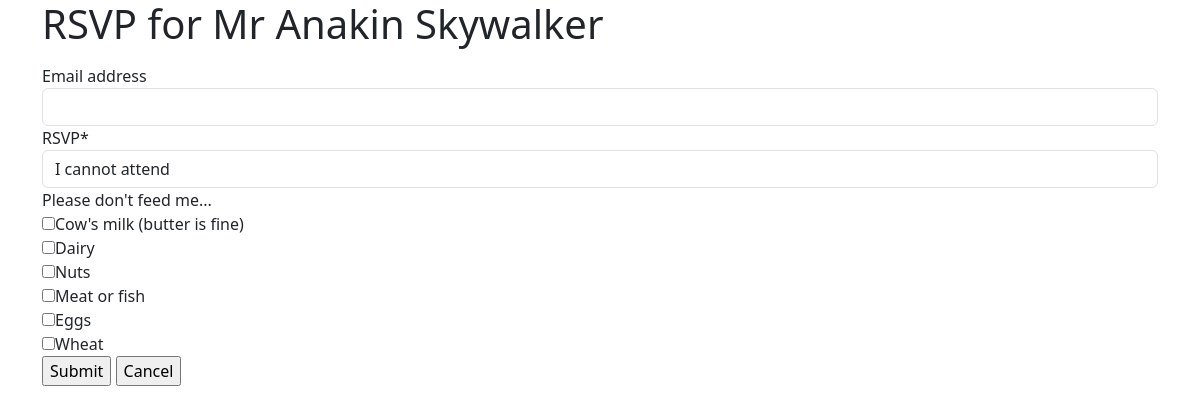
Page /rsvp/flwRlWkYVs/ on the earlier database version.
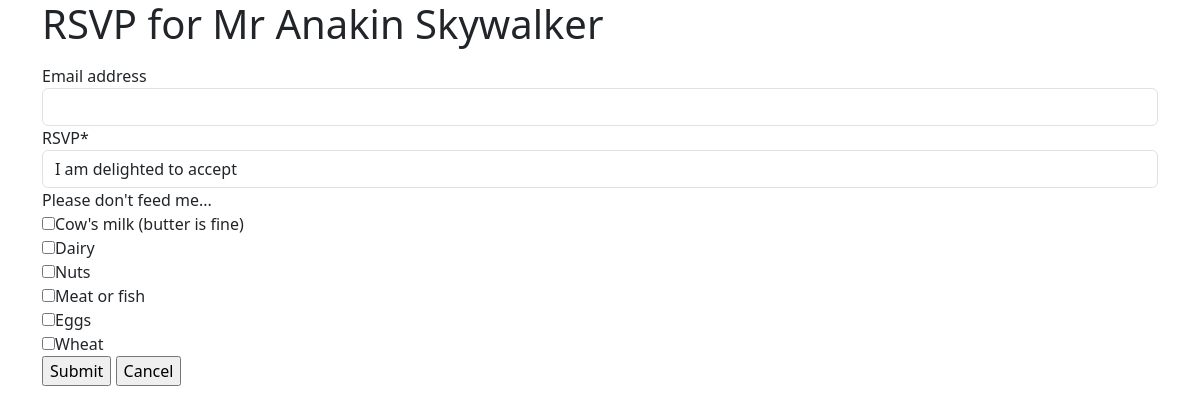
Same page on the later database version.
### weddingwrangle/models.py (models this page shows, shortened)
class Guest(models.Model):
    first_name = models.CharField(max_length=30)
    surname = models.CharField(max_length=30)
    email_address = models.CharField(max_length=50, blank=True)
    rsvp_link = models.CharField(max_length=15, verbose_name="RSVP Link")
    rsvp_qr = models.BinaryField(
        null=True, blank=True, editable=False, verbose_name="RSVP QR"
    )
    title = models.ForeignKey(Title, on_delete=models.CASCADE, related_name="guest")
    position = models.ForeignKey(
        Position, on_delete=models.CASCADE, related_name="guest"
    )
    rsvp_status = models.ForeignKey(
        RSVPStatus,
        on_delete=models.CASCADE,
        related_name="guest",
        verbose_name="RSVP Status",
    )
    partner = models.ForeignKey(
        "self",
        on_delete=models.SET_NULL,
        null=True,
        blank=True,
    )
    dietaries = models.ManyToManyField(Dietary, related_name="guest", blank=True)
    emails = models.ManyToManyField(Email, related_name="guest", blank=True)
    audiences = models.ManyToManyField(Audience, related_name="guest", blank=True)
    created_at = models.DateTimeField(auto_now_add=True)
    updated_at = models.DateTimeField(auto_now=True)
    rsvp_at = models.DateTimeField(blank=True, null=True)

### weddingwrangle/views.py (the view)
class RSVPView(UpdateView):
    model = Guest
    form_class = RSVPForm
    success_url = reverse_lazy("guest_list")
    template_name = "weddingwrangle/rsvp.html"
    def get_object(self):
        return self.model.objects.get(rsvp_link=self.kwargs["rsvp_link"])

### weddingwrangle/forms.py (shortened to what this page needs)
class RSVPForm(forms.ModelForm):
    def __init__(self, *args, **kwargs):
        super().__init__(*args, **kwargs)
        self.fields["rsvp_status"].label_from_instance = lambda obj: obj.verbose_name
    class Meta:
        model = Guest
        fields = ["email_address", "rsvp_status", "dietaries"]
        widgets = {"dietaries": forms.CheckboxSelectMultiple}
        labels = {
            "dietaries": "Please don't feed me...",
            "rsvp_status": "RSVP",
        }

### weddingwrangle/models.py (called while the page is built)
    def __str__(self):
        return self.name

    def __str__(self):
        return self.name

### weddingwrangle/templates/weddingwrangle/rsvp.html (shortened to what this page needs)
{% extends "base_bootstrap.html" %}
{% load crispy_forms_tags %}
{% block content %}
  <h1> RSVP for {{ guest.title }} {{ guest.first_name }} {{ guest.surname }} </h1>
  <p>
    <form action="" method="post" id="rsvp_form" enctype="multipart/form-data">
      {{ form|crispy }}
      <input type="submit" value="Submit">
      <input type="submit" value="Cancel">
    </form>
  </p>
{% endblock %}

### templates/base_bootstrap.html (shortened to what this page needs)
<!DOCTYPE html>
<html>
  <head>
    <link
      href="https://cdn.jsdelivr.net/npm/bootstrap@5.3.0/dist/css/bootstrap.min.css"
      rel="stylesheet"
    >
  </head>
  <body>
    <div class="container">
      {% block content %}
      {% endblock %}
    </div>
  </body>
</html>

Differences in the rows shown:
changed Guest: rsvp_status "I cannot attend" → "I am delighted to accept"
